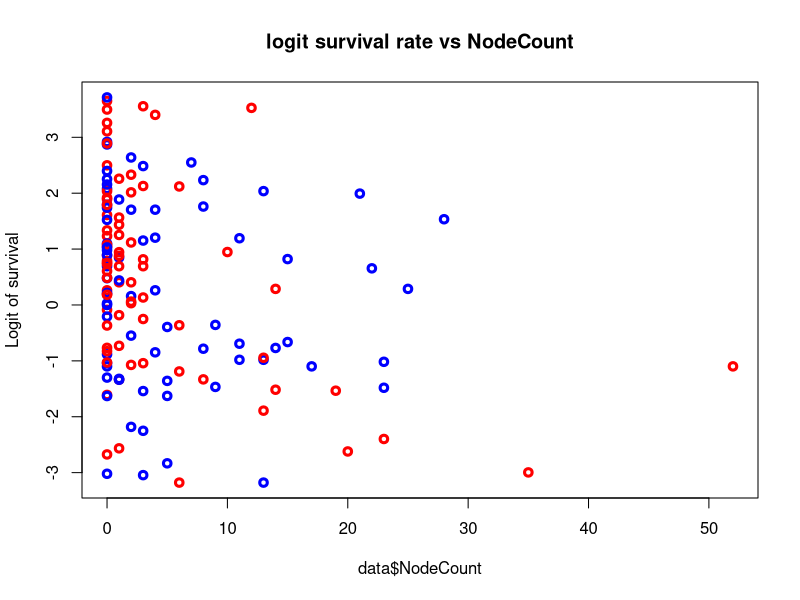
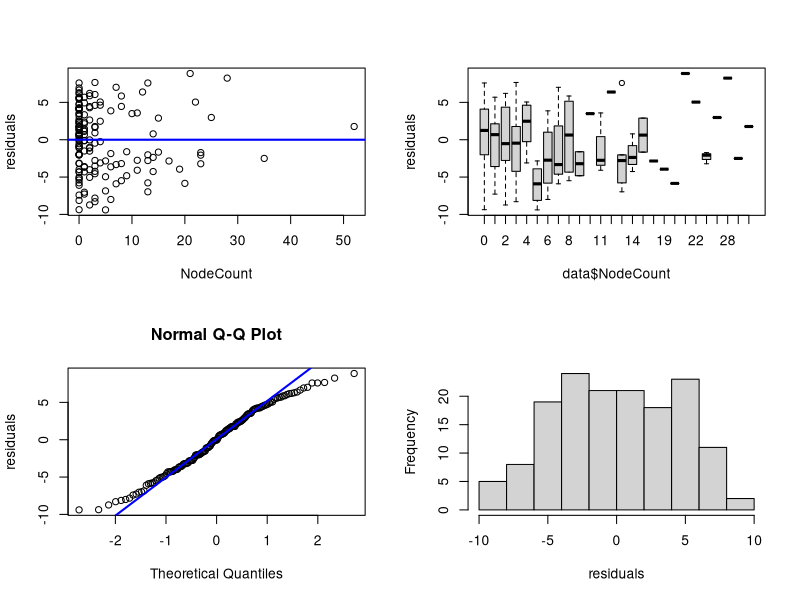
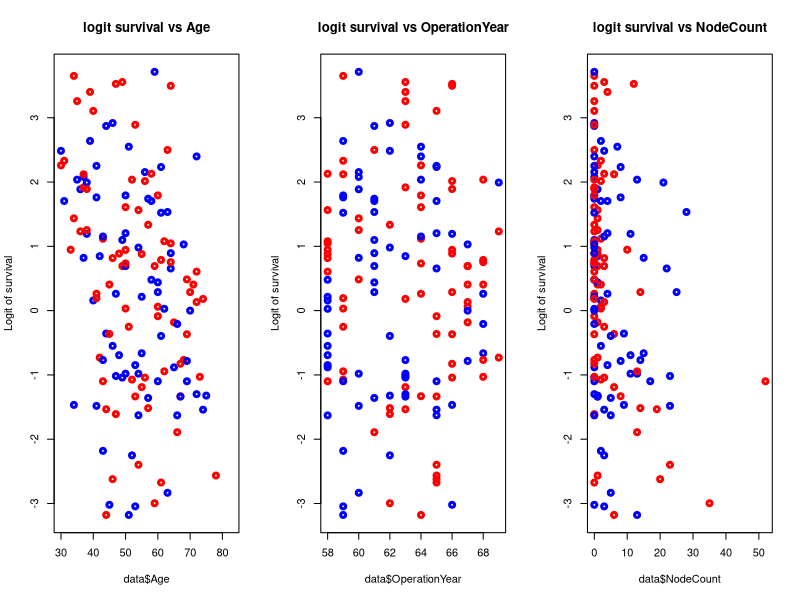
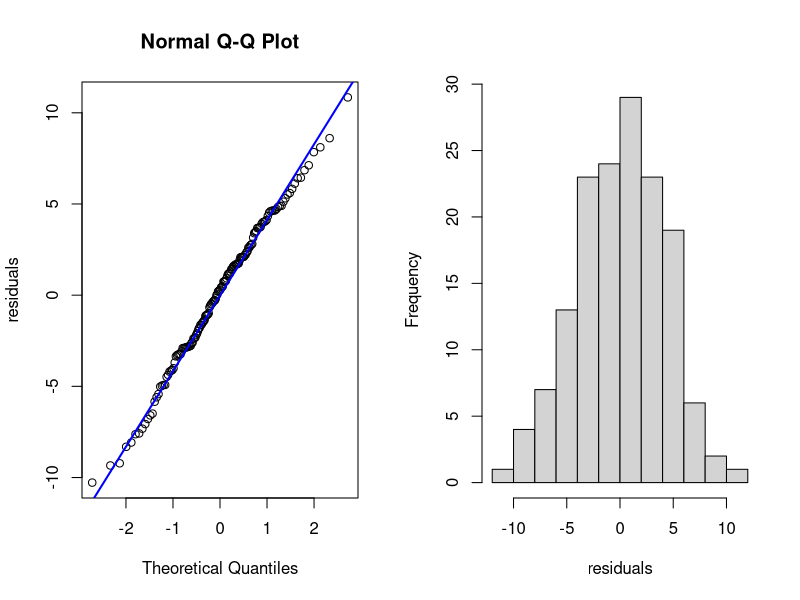
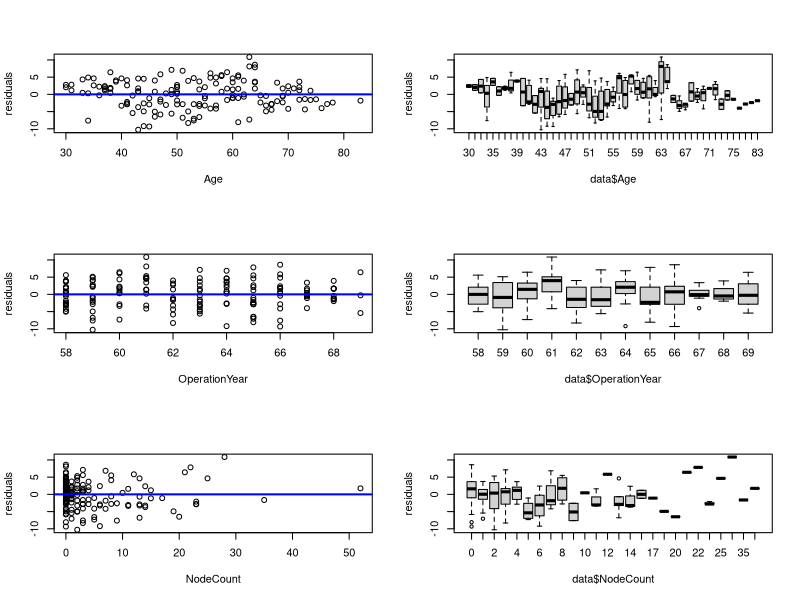
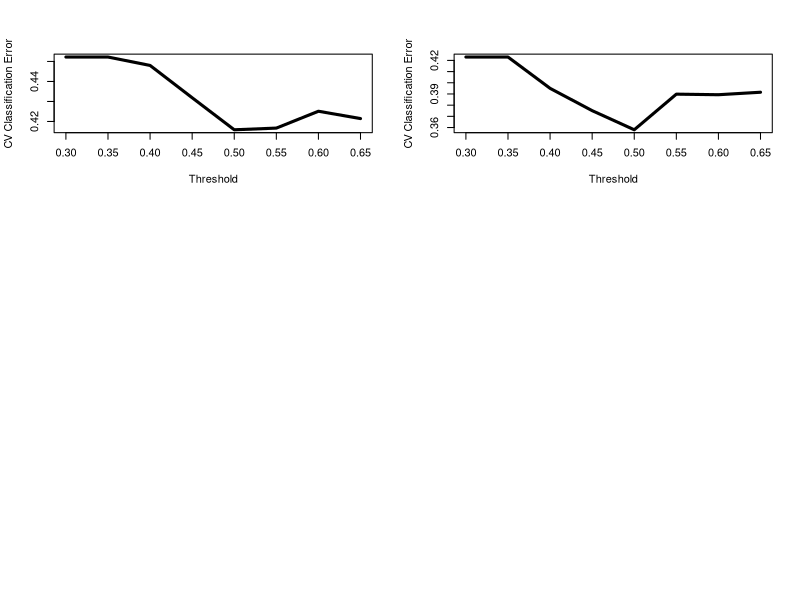

Write the R code that produced these figures, in order.
## ---- chunk 1
knitr::opts_chunk$set(echo = TRUE)
options(tinytex.verbose = TRUE)
## ---- chunk 2
data = read.csv("breast_cancer_v2.csv", header=TRUE)
data$Survival = data$Survived / data$Patients
colnames(data)[1] = "Age"
head(data,2)
## ---- chunk 3
## Model 1:Survival~ NodeCount logit
model1 = glm(Survival~ NodeCount, weights=Patients, family=binomial,data=data)
summary(model1)
## ---- chunk 4
exp(coef(model1)[-1])
## ---- chunk 5
confint(model1, 'NodeCount', level=0.90)
## ---- chunk 6
## Test for overall regression
gstat = model1$null.deviance - deviance(model1)
cbind(gstat, 1-pchisq(gstat,length(coef(model1))-1))
# or the following code:
1-pchisq(model1$dev,model1$df.residual)
## ---- chunk 7
# Extract parameters
model1$coef
# Extract P-values
p_values <- summary(model1)$coef[,4]
alpha <- 0.01
p_values <= alpha
confint(model1, level=0.99)
pnorm((-0.045828-0)/0.003501)
## ---- chunk 8
## Test for GOF: Using deviance residuals

deviances1 = residuals(model1,type="deviance")
dev.tvalue = sum(deviances1^2)
c(dev.tvalue, 1-pchisq(dev.tvalue,model1$df.residual))
#OR
c(deviance(model1), 1-pchisq(deviance(model1),model1$df.residual))

## Test for GOF: Using Person residuals
pearres1 = residuals(model1,type="pearson")
pearson.tvalue = sum(pearres1^2)
c(pearson.tvalue, 1-pchisq(pearson.tvalue,model1$df.residual))
## ---- chunk 9
plot( data$NodeCount,log((data$Survival)/(1-data$Survival)), ylab="Logit of survival",
     main="logit survival rate vs NodeCount", col=c("red","blue"),lwd=3)
## ---- chunk 10
## Residual Analysis
res = resid(model1,type="deviance")
par(mfrow=c(2,2))
plot(data$NodeCount,res,ylab="residuals",xlab="NodeCount")
abline(0,0,col="blue",lwd=2)
boxplot(res~data$NodeCount,ylab = "residuals")
qqnorm(res, ylab="residuals")
qqline(res,col="blue",lwd=2)
hist(res,10,xlab="residuals", main="")
## ---- chunk 11
dev.tvalue/(152-2) 
#or
model1$dev/model1$df.residual
## ---- chunk 12
## Model 2:
model2 = glm(Survival~ Age+OperationYear+NodeCount, weights=Patients, family=binomial,data=data)
summary(model2)
## ---- chunk 13
exp(coef(model2)[-1])
## ---- chunk 14
## Test for GOF: Using deviance residuals
deviances2 = residuals(model2,type="deviance")
dev.tvalue2 = sum(deviances2^2)
c(dev.tvalue2, 1-pchisq(dev.tvalue2,148))
#OR
c(deviance(model2), 1-pchisq(deviance(model2),148))
## Test for GOF: Using Person residuals
pearres2 = residuals(model2,type="pearson")
pearson.tvalue2 = sum(pearres2^2)
c(pearson.tvalue2, 1-pchisq(pearson.tvalue2,148))
## ---- chunk 15
par(mfrow=c(1,3))
plot( data$Age,log((data$Survival)/(1-data$Survival)), ylab="Logit of survival",
     main="logit survival vs Age", col=c("red","blue"),lwd=3)
plot( data$OperationYear,log((data$Survival)/(1-data$Survival)), ylab="Logit of survival",
     main="logit survival vs OperationYear", col=c("red","blue"),lwd=3)
plot( data$NodeCount,log((data$Survival)/(1-data$Survival)), ylab="Logit of survival",
     main="logit survival vs NodeCount", col=c("red","blue"),lwd=3)
## ---- chunk 16
## Residual Analysis
res = resid(model2,type="deviance")
par(mfrow=c(1,2))
qqnorm(res, ylab="residuals")
qqline(res,col="blue",lwd=2)
hist(res,10,xlab="residuals", main="")
## ---- chunk 17
par(mfrow=c(3,2))
plot(data$Age,res,ylab="residuals",xlab="Age")
abline(0,0,col="blue",lwd=2)
boxplot(res~data$Age,ylab = "residuals")

plot(data$OperationYear,res,ylab="residuals",xlab="OperationYear")
abline(0,0,col="blue",lwd=2)
boxplot(res~data$OperationYear,ylab = "residuals")

plot(data$NodeCount,res,ylab="residuals",xlab="NodeCount")
abline(0,0,col="blue",lwd=2)
boxplot(res~data$NodeCount,ylab = "residuals")
## ---- chunk 18
#Overdispertion
model2$dev/model2$df.residual
## ---- chunk 19
# Predict probability of survival using model1 
newdata = data.frame(Age=31, OperationYear=70, NodeCount=3)
predict.glm(model1,newdata,type="response")
## ---- chunk 20
#Predict probability of survival using model2
predict.glm(model2,newdata,type="response")

## ---- chunk 21
data[with(data, 35>=Age&Age>=25), ]
mean(data[with(data, 35>=Age&Age>=25), ]$Survival)
## ---- chunk 22
##  classification error for 10-fold cross-validation for model1
set.seed(123)
library(boot)
##
cost0.5 = function(y, pi){
 ypred=rep(0,length(y))
 ypred[pi>0.5] = 1
 err = mean(abs(y-ypred))
 return(err)
}
n = length(data)

## classification error for 10-fold cross-validation
cv.err = cv.glm(data,model1,cost=cost0.5, K=10)$delta[1]

## Consider different thresholds for the probability

cost0.3 = function(y, pi){
 ypred=rep(0,length(y))
 ypred[pi>0.3] = 1
 err = mean(abs(y-ypred))
 return(err)
}

cost0.35 = function(y, pi){
 ypred=rep(0,length(y))
 ypred[pi>0.35] = 1
 err = mean(abs(y-ypred))
 return(err)
}

cost0.4 = function(y, pi){
 ypred=rep(0,length(y))
 ypred[pi>0.4] = 1
 err = mean(abs(y-ypred))
 return(err)
}

cost0.45 = function(y, pi){
 ypred=rep(0,length(y))
 ypred[pi>0.45] = 1
 err = mean(abs(y-ypred))
 return(err)
}


cost0.55 = function(y, pi){
 ypred=rep(0,length(y))
 ypred[pi>0.55] = 1
 err = mean(abs(y-ypred))
 return(err)
}
cost0.6 = function(y, pi){
 ypred=rep(0,length(y))
 ypred[pi>0.6] = 1
 err = mean(abs(y-ypred))
 return(err)
}
cost0.65 = function(y, pi){
 ypred=rep(0,length(y))
 ypred[pi>0.65] = 1
 err = mean(abs(y-ypred))
 return(err)
}

cv.err0.3 = cv.glm(data,model1,cost=cost0.3,K=10)$delta[1]
cv.err0.35 = cv.glm(data,model1,cost=cost0.35,K=10)$delta[1]
cv.err0.4 = cv.glm(data,model1,cost=cost0.4,K=10)$delta[1]
cv.err0.45 = cv.glm(data,model1,cost=cost0.45,K=10)$delta[1]
cv.err0.5 = cv.glm(data,model1,cost=cost0.5,K=10)$delta[1]
cv.err0.55 = cv.glm(data,model1,cost=cost0.55,K=10)$delta[1]
cv.err0.6 = cv.glm(data,model1,cost=cost0.6,K=10)$delta[1]
cv.err0.65 = cv.glm(data,model1,cost=cost0.6,K=10)$delta[1]
cv.err = c(cv.err0.35,cv.err0.35,cv.err0.4,cv.err0.45,cv.err0.5,
           cv.err0.55,cv.err0.6,cv.err0.65)
mean(cv.err)
min(cv.err)
## Smallest prediction error is 0.415855 at 0.50
plot(c(0.3, 0.35,0.4,0.45,0.5,0.55,0.6,0.65),cv.err,
     type="l",lwd=3,xlab="Threshold",ylab="CV Classification Error")

## ---- chunk 23
## classification error for 10-fold cross-validation for model2

set.seed(123)
cv.err = cv.glm(data,model2,cost=cost0.5, K=10)$delta[1]
cv.err0.3 = cv.glm(data,model2,cost=cost0.3,K=10)$delta[1]
cv.err0.35 = cv.glm(data,model2,cost=cost0.35,K=10)$delta[1]
cv.err0.4 = cv.glm(data,model2,cost=cost0.4,K=10)$delta[1]
cv.err0.45 = cv.glm(data,model2,cost=cost0.45,K=10)$delta[1]
cv.err0.5 = cv.glm(data,model2,cost=cost0.5,K=10)$delta[1]
cv.err0.55 = cv.glm(data,model2,cost=cost0.55,K=10)$delta[1]
cv.err0.6 = cv.glm(data,model2,cost=cost0.6,K=10)$delta[1]
cv.err0.65 = cv.glm(data,model2,cost=cost0.6,K=10)$delta[1]
cv.err = c(cv.err0.35,cv.err0.35,cv.err0.4,cv.err0.45,cv.err0.5,
           cv.err0.55,cv.err0.6,cv.err0.65)
mean(cv.err)
min(cv.err)
## Smallest prediction error is 0.3580101 at 0.50
plot(c(0.3, 0.35,0.4,0.45,0.5,0.55,0.6,0.65),cv.err,
     type="l",lwd=3,xlab="Threshold",ylab="CV Classification Error")
